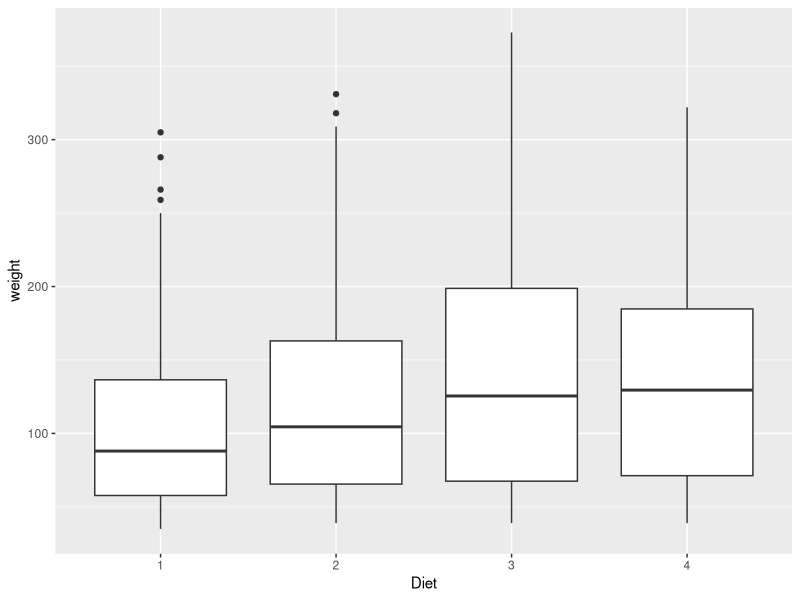
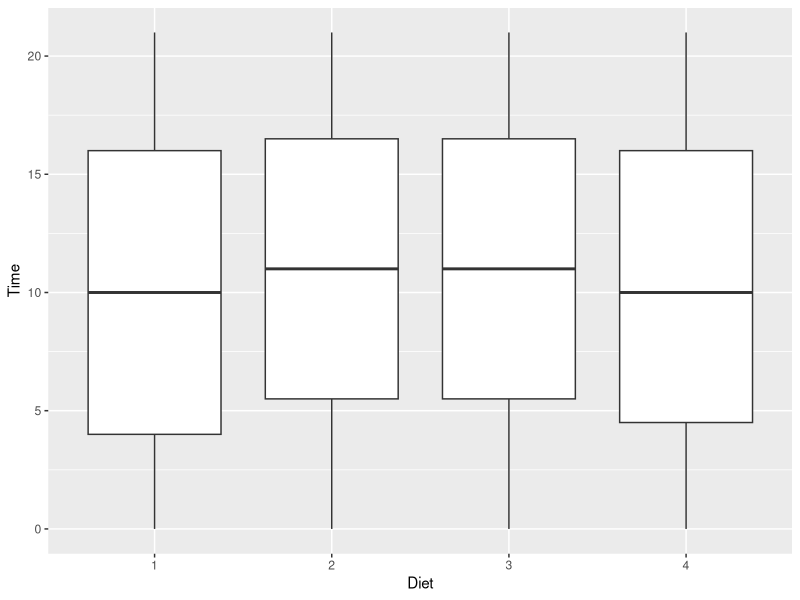

Here is the R script that generated these plots, in order:
## Часть 1. ##

##Напишите код, который будет выводить следущие значения для тех переменных, которые даны ниже (в каждом варианте будет свой набор данных).##

## Одновременно минимум,максимум, 1-й, медиану и 3-й квартили ###
## В каждом датасете есть несколько категорий, для каждой из них надо вывести указанные выше описательные статистики (например, для каждого вида нужно дать отдельные характеристики). ###

## Вариант 2. Вес цыплят weight на 21-й день наблюдения (переменная Time) для каждого из четырех типов диет (Diet) из датасета ChickWeight. ###

## Решение. ##

# Загружаем данные датасета. ###
data(ChickWeight)

# Можно посмотреть, как они выглядят. ####
ChickWeight

# Запустим библиотеку dplyr. ##

library(dplyr)

## Передадим датасет как первый аргумент функции, далее сгруппируем по переменной Diet и с помощью функции summarise выведем 5-number summary для категории Time ###
ChickWeight %>% 
  group_by(Diet) %>% 
  summarise(Min = min(Time), 
            Q1 = quantile(Time, probs = 0.25), 
            Median = median(Time), 
            Q3 = quantile(Time, probs = 0.75), 
            Max = max(Time) )  

## Сделаем то же самое для категории weight ##

ChickWeight %>% 
  group_by(Diet) %>% 
  summarise(Min = min(weight), 
            Q1 = quantile(weight, probs = 0.25), 
            Median = median(weight), 
            Q3 = quantile(weight, probs = 0.75), 
            Max = max(weight) )  

## Часть 2. Для своего датасета необходимо построить картинку подобную вот этой.####

## Решение. ##

# Запустим библиотеку ggplot. ##

library(ggplot2)

## Передадим датасет как первый аргумент функции, далее нарисуем графики для двух переменных weight и Time по 4-м диетам ###

ChickWeight %>%
  ggplot(aes(x = Diet, y = weight))+
  geom_boxplot()

ChickWeight %>%
  ggplot(aes(x = Diet, y = Time))+
  geom_boxplot()

## Часть 3. Скачайте датасет, соответствующий вашему варианту. Это датафрейм, состоящий из пяти переменных. Найдите, какие из переменных подчиняются нормальному распределению. Ваш анализ должен быть отражен в скрипте. Ответ о том, подчиняется ли та или иная переменная нормальному распределению, приведите в виде комментария в скрипте. В этом же комментарии постарайтесь оценить, что именно не соотвествует модели нормального распределения.####


